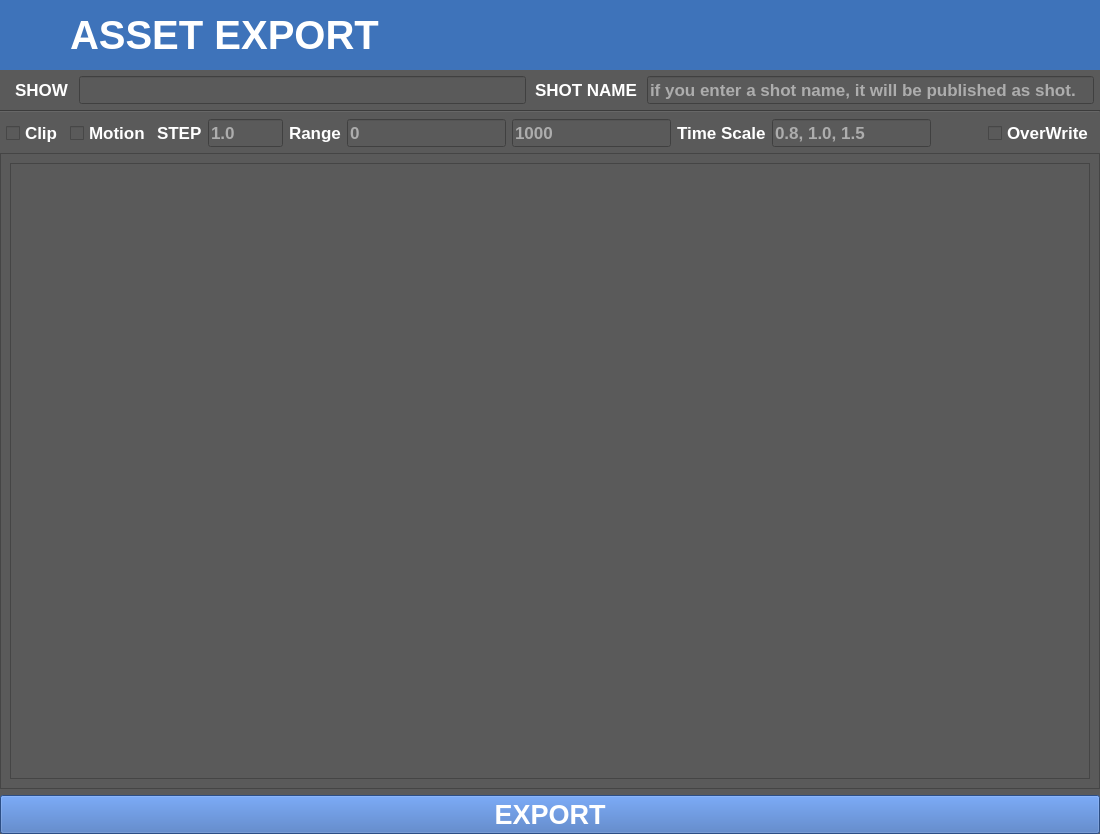
<?xml version="1.0" encoding="UTF-8"?>
<ui version="4.0">
 <class>Form</class>
 <widget class="QWidget" name="Form">
  <property name="geometry">
   <rect>
    <x>0</x>
    <y>0</y>
    <width>1100</width>
    <height>834</height>
   </rect>
  </property>
  <property name="windowTitle">
   <string>DXUSD-3.0 Asset Exporter</string>
  </property>
  <property name="styleSheet">
   <string notr="true">background-color: rgb(90,90,90)</string>
  </property>
  <layout class="QGridLayout" name="gridLayout">
   <property name="horizontalSpacing">
    <number>0</number>
   </property>
   <property name="margin">
    <number>0</number>
   </property>
   <item row="4" column="0">
    <widget class="QFrame" name="frame">
     <property name="frameShape">
      <enum>QFrame::StyledPanel</enum>
     </property>
     <property name="frameShadow">
      <enum>QFrame::Raised</enum>
     </property>
     <layout class="QGridLayout" name="gridLayout_2">
      <item row="0" column="0">
       <widget class="QTreeWidget" name="treeWidget">
        <property name="styleSheet">
         <string notr="true"/>
        </property>
        <property name="horizontalScrollBarPolicy">
         <enum>Qt::ScrollBarAlwaysOff</enum>
        </property>
        <property name="rootIsDecorated">
         <bool>false</bool>
        </property>
        <attribute name="headerVisible">
         <bool>false</bool>
        </attribute>
        <attribute name="headerDefaultSectionSize">
         <number>800</number>
        </attribute>
        <column>
         <property name="text">
          <string notr="true">1</string>
         </property>
        </column>
        <column>
         <property name="text">
          <string>2</string>
         </property>
        </column>
       </widget>
      </item>
     </layout>
    </widget>
   </item>
   <item row="1" column="0">
    <layout class="QHBoxLayout" name="horizontalLayout_2">
     <property name="leftMargin">
      <number>6</number>
     </property>
     <property name="rightMargin">
      <number>6</number>
     </property>
     <item>
      <widget class="QLabel" name="label_4">
       <property name="font">
        <font>
         <pointsize>13</pointsize>
         <weight>75</weight>
         <bold>true</bold>
        </font>
       </property>
       <property name="styleSheet">
        <string notr="true">color : white;background-color: rgb(90,90,90);padding : 0 5 0 5 px;</string>
       </property>
       <property name="text">
        <string>SHOW</string>
       </property>
      </widget>
     </item>
     <item>
      <widget class="QLineEdit" name="showEdit">
       <property name="font">
        <font>
         <pointsize>13</pointsize>
         <weight>75</weight>
         <bold>true</bold>
        </font>
       </property>
       <property name="styleSheet">
        <string notr="true">color : white</string>
       </property>
       <property name="text">
        <string/>
       </property>
      </widget>
     </item>
     <item>
      <widget class="QLabel" name="label_5">
       <property name="font">
        <font>
         <pointsize>13</pointsize>
         <weight>75</weight>
         <bold>true</bold>
        </font>
       </property>
       <property name="styleSheet">
        <string notr="true">color : white;background-color: rgb(90,90,90);padding : 0 5 0 5 px;</string>
       </property>
       <property name="text">
        <string>SHOT NAME</string>
       </property>
      </widget>
     </item>
     <item>
      <widget class="QLineEdit" name="shotEdit">
       <property name="font">
        <font>
         <pointsize>13</pointsize>
         <weight>75</weight>
         <bold>true</bold>
        </font>
       </property>
       <property name="statusTip">
        <string/>
       </property>
       <property name="styleSheet">
        <string notr="true">color : white</string>
       </property>
       <property name="text">
        <string/>
       </property>
       <property name="placeholderText">
        <string>if you enter a shot name, it will be published as shot.</string>
       </property>
      </widget>
     </item>
    </layout>
   </item>
   <item row="0" column="0">
    <layout class="QHBoxLayout" name="horizontalLayout">
     <property name="spacing">
      <number>0</number>
     </property>
     <item>
      <widget class="QLabel" name="label">
       <property name="maximumSize">
        <size>
         <width>70</width>
         <height>16777215</height>
        </size>
       </property>
       <property name="styleSheet">
        <string notr="true">background-color: rgb(62, 115, 186);padding:  0 0 0 20 px;</string>
       </property>
       <property name="text">
        <string/>
       </property>
       <property name="pixmap">
        <pixmap>../../../../../../../../dexter/Cache_DATA/supervisor/sanghun/icons/USDLogo.png</pixmap>
       </property>
      </widget>
     </item>
     <item>
      <widget class="QLabel" name="label_2">
       <property name="minimumSize">
        <size>
         <width>0</width>
         <height>70</height>
        </size>
       </property>
       <property name="font">
        <font>
         <pointsize>30</pointsize>
         <weight>75</weight>
         <bold>true</bold>
        </font>
       </property>
       <property name="styleSheet">
        <string notr="true">background-color: rgb(62, 115, 186);color: rgb(255, 255, 255);</string>
       </property>
       <property name="text">
        <string>ASSET EXPORT</string>
       </property>
      </widget>
     </item>
     <item>
      <widget class="QLabel" name="label_3">
       <property name="minimumSize">
        <size>
         <width>0</width>
         <height>70</height>
        </size>
       </property>
       <property name="font">
        <font>
         <pointsize>11</pointsize>
         <weight>75</weight>
         <bold>true</bold>
        </font>
       </property>
       <property name="styleSheet">
        <string notr="true">background-color: rgb(62, 115, 186);color: rgb(255, 255, 255);</string>
       </property>
       <property name="text">
        <string/>
       </property>
       <property name="alignment">
        <set>Qt::AlignBottom|Qt::AlignRight|Qt::AlignTrailing</set>
       </property>
      </widget>
     </item>
    </layout>
   </item>
   <item row="2" column="0">
    <widget class="Line" name="line">
     <property name="orientation">
      <enum>Qt::Horizontal</enum>
     </property>
    </widget>
   </item>
   <item row="3" column="0">
    <layout class="QHBoxLayout" name="horizontalLayout_3">
     <property name="spacing">
      <number>6</number>
     </property>
     <property name="leftMargin">
      <number>6</number>
     </property>
     <property name="rightMargin">
      <number>6</number>
     </property>
     <item>
      <widget class="QCheckBox" name="clipCheckBox">
       <property name="font">
        <font>
         <pointsize>13</pointsize>
         <weight>75</weight>
         <bold>true</bold>
        </font>
       </property>
       <property name="styleSheet">
        <string notr="true">color : white;</string>
       </property>
       <property name="text">
        <string>Clip</string>
       </property>
      </widget>
     </item>
     <item>
      <widget class="QCheckBox" name="glmMotionCheckBox">
       <property name="font">
        <font>
         <pointsize>13</pointsize>
         <weight>75</weight>
         <bold>true</bold>
        </font>
       </property>
       <property name="styleSheet">
        <string notr="true">color : white;</string>
       </property>
       <property name="text">
        <string>Motion</string>
       </property>
      </widget>
     </item>
     <item>
      <widget class="QLabel" name="stepLabel">
       <property name="font">
        <font>
         <pointsize>13</pointsize>
         <weight>75</weight>
         <bold>true</bold>
        </font>
       </property>
       <property name="styleSheet">
        <string notr="true">color : white;</string>
       </property>
       <property name="text">
        <string>STEP</string>
       </property>
      </widget>
     </item>
     <item>
      <widget class="QLineEdit" name="stepEdit">
       <property name="maximumSize">
        <size>
         <width>75</width>
         <height>16777215</height>
        </size>
       </property>
       <property name="font">
        <font>
         <pointsize>13</pointsize>
         <weight>75</weight>
         <bold>true</bold>
        </font>
       </property>
       <property name="styleSheet">
        <string notr="true">color : white;</string>
       </property>
       <property name="text">
        <string/>
       </property>
       <property name="placeholderText">
        <string>1.0</string>
       </property>
      </widget>
     </item>
     <item>
      <widget class="QLabel" name="loopRangeLabel">
       <property name="font">
        <font>
         <pointsize>13</pointsize>
         <weight>75</weight>
         <bold>true</bold>
        </font>
       </property>
       <property name="styleSheet">
        <string notr="true">color : white;</string>
       </property>
       <property name="text">
        <string>Range</string>
       </property>
      </widget>
     </item>
     <item>
      <widget class="QLineEdit" name="loopStartEdit">
       <property name="font">
        <font>
         <pointsize>13</pointsize>
         <weight>75</weight>
         <bold>true</bold>
        </font>
       </property>
       <property name="styleSheet">
        <string notr="true">color : white;</string>
       </property>
       <property name="placeholderText">
        <string>0</string>
       </property>
      </widget>
     </item>
     <item>
      <widget class="QLineEdit" name="loopEndEdit">
       <property name="font">
        <font>
         <pointsize>13</pointsize>
         <weight>75</weight>
         <bold>true</bold>
        </font>
       </property>
       <property name="styleSheet">
        <string notr="true">color : white;</string>
       </property>
       <property name="placeholderText">
        <string>1000</string>
       </property>
      </widget>
     </item>
     <item>
      <widget class="QLabel" name="loopScaleLabel">
       <property name="font">
        <font>
         <pointsize>13</pointsize>
         <weight>75</weight>
         <bold>true</bold>
        </font>
       </property>
       <property name="styleSheet">
        <string notr="true">color : white;</string>
       </property>
       <property name="text">
        <string>Time Scale</string>
       </property>
      </widget>
     </item>
     <item>
      <widget class="QLineEdit" name="loopScaleEdit">
       <property name="font">
        <font>
         <pointsize>13</pointsize>
         <weight>75</weight>
         <bold>true</bold>
        </font>
       </property>
       <property name="styleSheet">
        <string notr="true">color : white;</string>
       </property>
       <property name="placeholderText">
        <string>0.8, 1.0, 1.5</string>
       </property>
      </widget>
     </item>
     <item>
      <spacer name="horizontalSpacer">
       <property name="orientation">
        <enum>Qt::Horizontal</enum>
       </property>
       <property name="sizeHint" stdset="0">
        <size>
         <width>40</width>
         <height>20</height>
        </size>
       </property>
      </spacer>
     </item>
     <item>
      <widget class="QCheckBox" name="overWriteCheckBox">
       <property name="font">
        <font>
         <pointsize>13</pointsize>
         <weight>75</weight>
         <bold>true</bold>
        </font>
       </property>
       <property name="styleSheet">
        <string notr="true">color : white;</string>
       </property>
       <property name="text">
        <string>OverWrite</string>
       </property>
      </widget>
     </item>
    </layout>
   </item>
   <item row="5" column="0">
    <widget class="QPushButton" name="assetExportBtn">
     <property name="font">
      <font>
       <pointsize>20</pointsize>
       <weight>75</weight>
       <bold>true</bold>
      </font>
     </property>
     <property name="styleSheet">
      <string notr="true">color : white;background-color: rgb(62, 109, 186);</string>
     </property>
     <property name="text">
      <string>EXPORT</string>
     </property>
    </widget>
   </item>
  </layout>
 </widget>
 <resources/>
 <connections/>
</ui>
